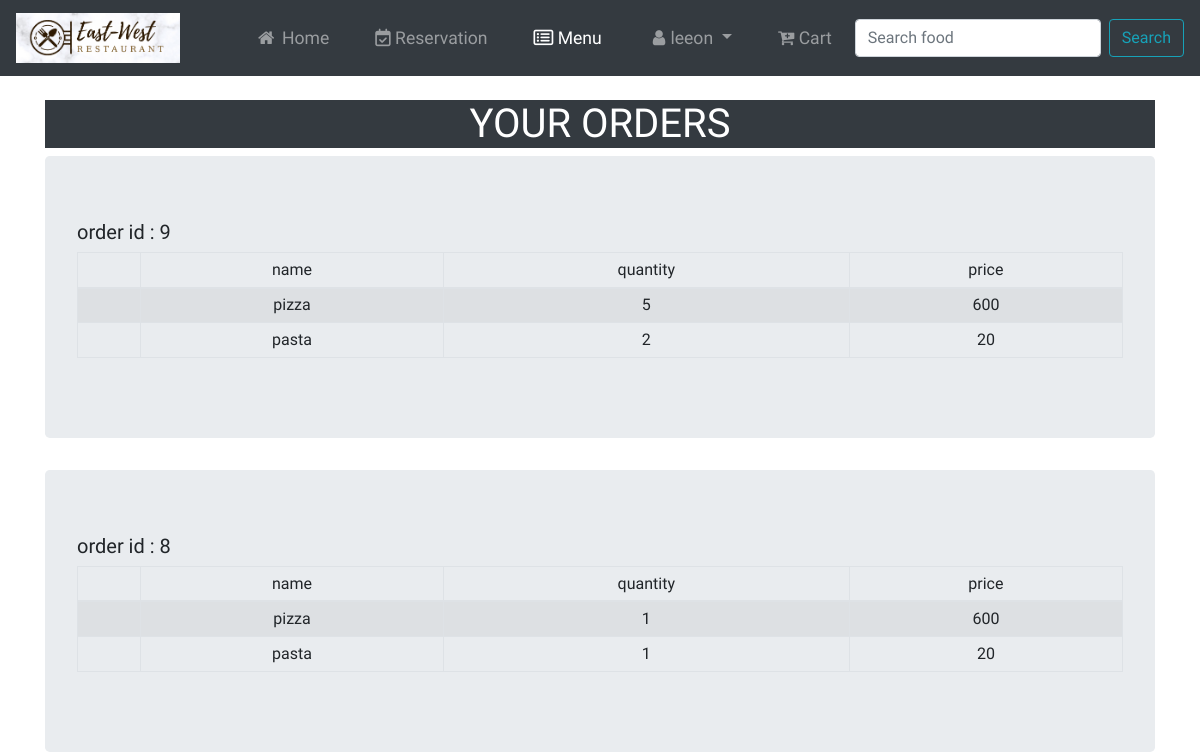
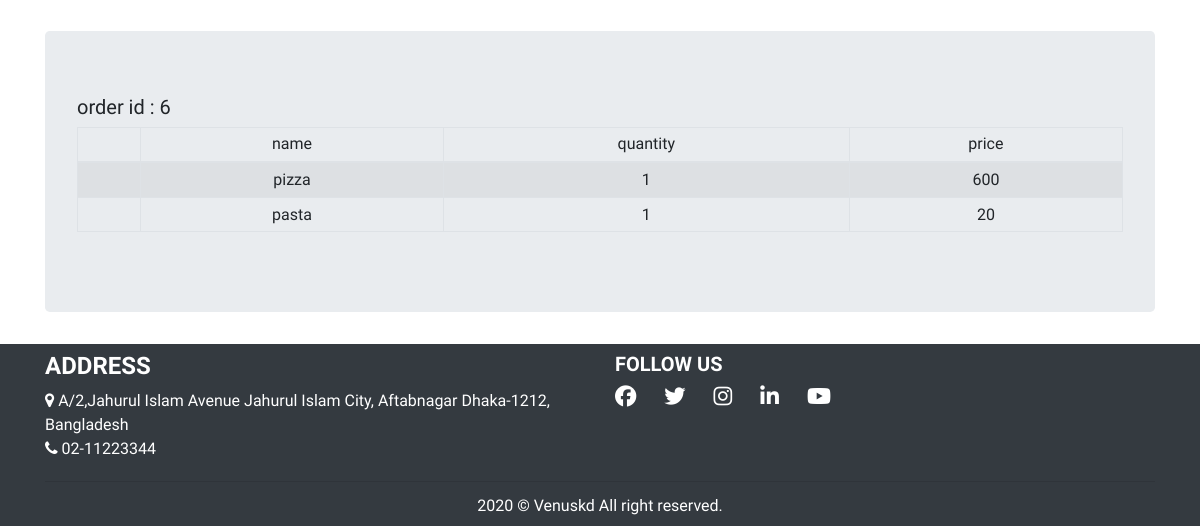
Before: /orders.php (signed in) with the older database file (2 pictures, top to bottom).
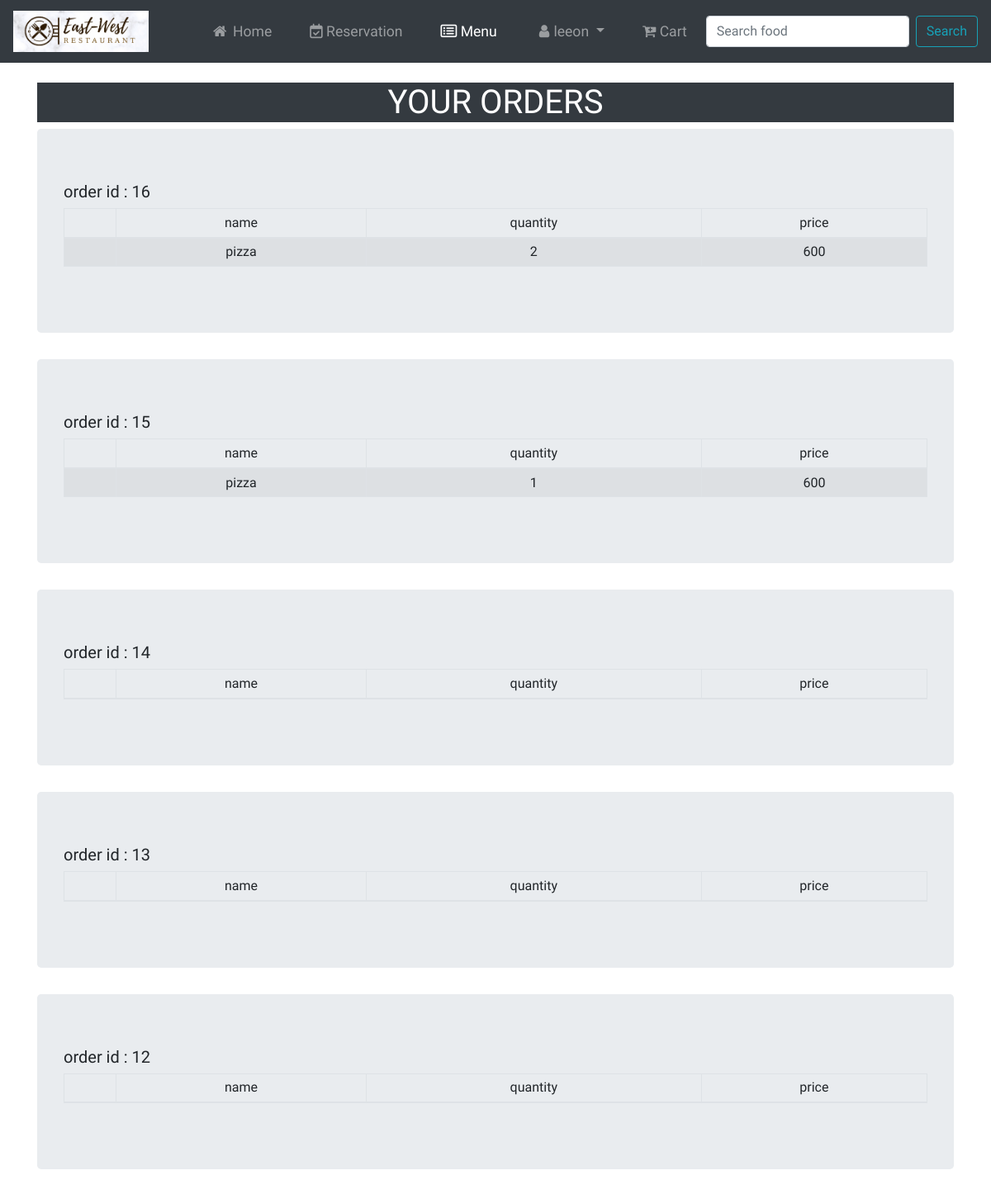
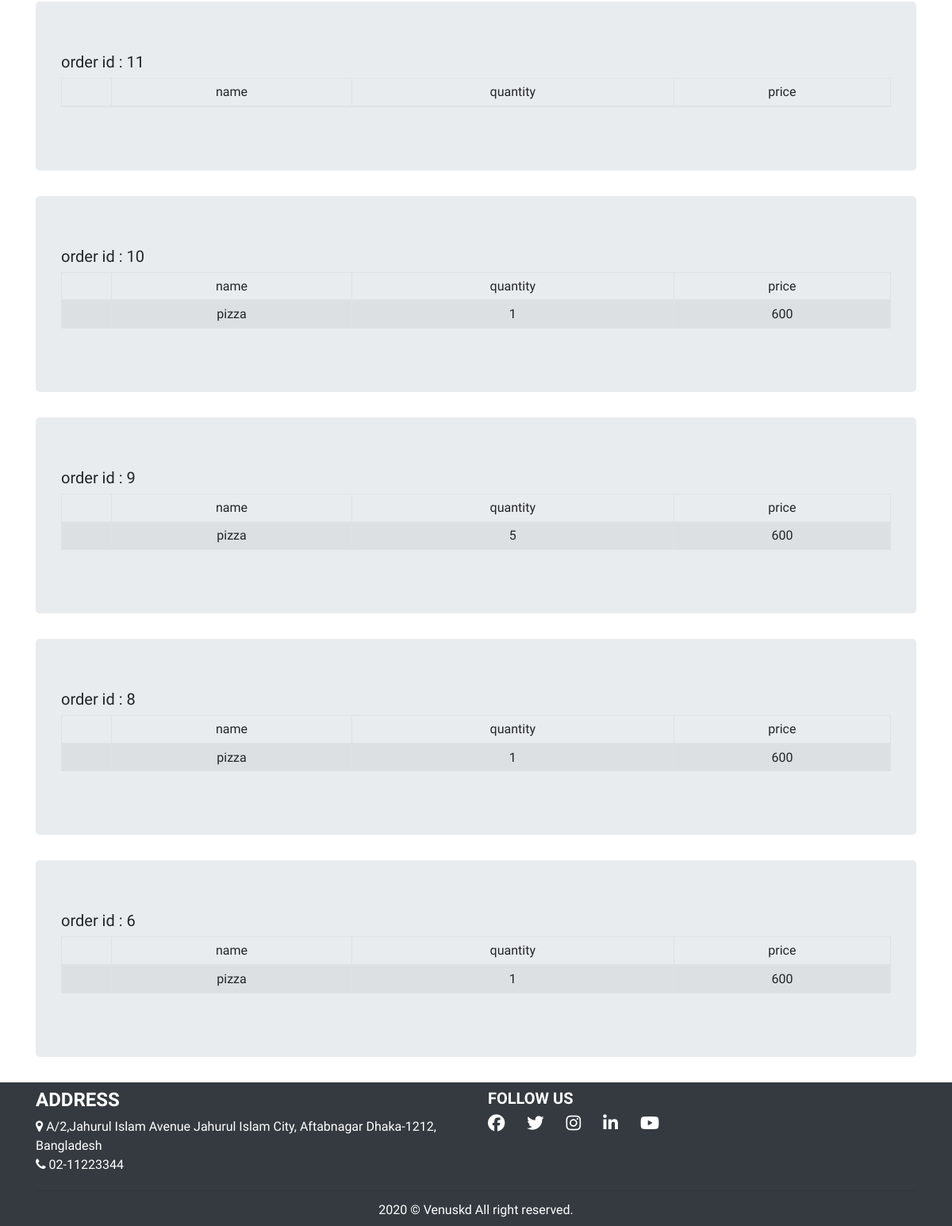
After: the same page with the newer database file (2 pictures, top to bottom).
### tables this page shows
CREATE TABLE `orderstable` (
  `id` int(11) NOT NULL,
  `total_price` float DEFAULT NULL,
  `u_id` int(11) NOT NULL
);

CREATE TABLE `orderitem` (
  `id` int(11) NOT NULL,
  `food_id` int(11) DEFAULT NULL,
  `price` float DEFAULT NULL,
  `quantity` int(11) NOT NULL,
  `orders_id` int(11) NOT NULL,
  `u_id` int(11) DEFAULT NULL
);

CREATE TABLE `food` (
  `food_id` int(255) NOT NULL,
  `foodname` varchar(255) NOT NULL,
  `foodtype` varchar(255) NOT NULL,
  `description` text NOT NULL,
  `price` int(255) NOT NULL,
  `availability` varchar(255) NOT NULL
);

### orders.php (the view, shortened to what this page needs)
<!DOCTYPE html>
<html lang="en">
	<head>
		<?php include'common/header.php';?>
	</head>
	<body>
		<div>
			<header>
				<nav class="navbar navbar-expand-lg navbar-dark bg-dark">
					<a class="navbar-brand" href="index.php">
						<img class="toplogo" src="img/East-West.png" alt="nav-logo">
					</a>
					<div class="collapse navbar-collapse" id="navbarSupportedContent">
						<ul class="nav navbar-nav ml-auto">
							<li class="nav-item">
								<a class="nav-link" href="index.php"><i class="fa fa-fw fa-home"></i> Home</a>
							</li>
							<li class="nav-item">
								<a class="nav-link" href="reservation.php"><i class="fa fa-calendar-check-o"></i> Reservation</a>
							</li>
							<li class="nav-item active">
								<a class="nav-link" href="menu.php"><i class="fa fa-list-alt"></i> Menu<span class="sr-only">(current)</span></a>
							</li>
							<li class="nav-item dropdown">
								<a class="nav-link dropdown-toggle" href="#" id="navbarDropdown" role="button" data-toggle="dropdown" aria-haspopup="true" aria-expanded="false"><i class="fa fa-fw fa-user"></i><?php echo $_SESSION['username'];?> </a>
							</li>
							<li class="nav-item">
								<a class="nav-link" href="./cartDispaly.php" ><i class="fa fa-cart-plus"></i> <spam id="cart">Cart</spam></a>
							</li>
						</ul>
						<form class="form-inline my-2 my-lg-0">
							<input class="form-control mr-sm-2" type="search" placeholder="Search food" aria-label="Search">
							<button class="btn btn-outline-info my-2 my-sm-0" type="submit"><span class="colorchange">Search</span></button>
						</form>
					</div>
				</nav>
			</header>
		</div>
			<br>
			<div class="container">
				<h1 class="text-white bg-dark text-uppercase text-center">your orders</h1>
                        <?php
                        function fetch_data($sql) {
                            $result = $GLOBALS['con']->query($sql);
                            if ($result->num_rows > 0) {
                                $data = mysqli_fetch_all($result,MYSQLI_ASSOC);
                                return $data;
                            }else{
                              return  array( );
                            }
                          }
                        $sql ="SELECT * FROM `orderstable` WHERE u_id='".$_SESSION['customer_id']."' ORDER BY id DESC";
                        $data=fetch_data($sql);
                        for ($i=0; $i < count($data); $i++) {
                        ?>
                        <div class="containser">
                            <div class ='jumbotron'>
                            <h5>order id : <?=$data[$i]['id']?></h5>
                                <table class="table table-bordered table-striped text-center table-hover table-sm">
                                <thead>
                                <th>
                                <td>name</td>
                                <td>quantity</td>
                                <td>price</td>
                                </th>
                                </thead>
                                    <tbody>
                                    <?php
                                    $sql="SELECT * FROM `orderitem` WHERE orders_id='".$data[$i]['id']."' ";
                                    $orders_items=fetch_data($sql);
                                    for ($j=0; $j < count($orders_items); $j++) {
                                        $sql="SELECT foodname FROM `food` WHERE food_id=".$orders_items[$j]['food_id'];
                                        $food_name=fetch_data($sql)[0]['foodname'];
                                    ?>
                                        <tr>
                                            <td></td>
                                            <td><?=$food_name;?></td>
                                            <td><?=$orders_items[$j]['quantity'];?></td>
                                            <td><?=$orders_items[$j]['price'];?></td>
                                        </tr>
                                    <?php } ?>
                                    </tbody>
                                </table>
                            </div>
                        </div>
                        <?php }?>
			</div>
		<?php include'common/footer.php'; ?>
	</body>
</html>

### common/header.php (shortened to what this page needs)
<!DOCTYPE html>
<html>
	<body>
		<link rel="stylesheet" type="text/css" href="css/style.css">
		<link rel="stylesheet" href="https://maxcdn.bootstrapcdn.com/bootstrap/4.4.1/css/bootstrap.min.css">
		<link rel="stylesheet" href="https://cdnjs.cloudflare.com/ajax/libs/font-awesome/4.7.0/css/font-awesome.min.css">
	</body>
</html>

### common/footer.php (shortened to what this page needs)
<!DOCTYPE html>
<html>
	<body>
		<section>
			<footer class="page-footer font-small pt-2 bg-dark text-white">
				<div class="container text-center text-md-left">
					<div class="row">
						<div class="col-md-6 mt-md-0 mt-3">
							<h4 class="text-uppercase font-weight-bold">Address</h4>
							<p><i class="fa fa-map-marker" aria-hidden="true"></i>
								A/2,Jahurul Islam Avenue
								Jahurul Islam City, Aftabnagar
								Dhaka-1212, Bangladesh
								<br>
								<i class="fa fa-phone" aria-hidden="true"></i> 02-11223344
							</p>
						</div>
						<div class="col-md-6 mb-md-0 mb-3">
							<h5 class="text-uppercase font-weight-bold">Follow Us</h5>
							<ul class="list-unstyled list-inline text-md-left">
								<li class="list-inline-item">
									<a class="fb-ic mr-3" role="button"><i class="fab fa-lg fa-facebook-f"></i></a>
								</li>
								<li class="list-inline-item">
									<a class="tw-ic mr-3" role="button"><i class="fab fa-lg fa-twitter"></i></a>
								</li>
								<li class="list-inline-item">
									<a class="ins-ic mr-3" role="button"><i class="fab fa-lg fa-instagram"></i></a>
								</li>
								<li class="list-inline-item">
									<a class="li-ic mr-3" role="button"><i class="fab fa-lg fa-linkedin-in"></i></a>
								</li>
								<li class="list-inline-item">
									<a class="yt-ic mr-3" role="button"><i class="fab fa-lg fa-youtube"></i></a>
								</li>
							</ul>
						</div>
					</div>
					<hr class="my-1">
					<div class="footer-copyright text-center py-2 bg-dark"><span class="colorchange">2020 © Venuskd All right reserved.</span></div>
				</div>
			</footer>
		</section>
	</body>
</html>

### css/style.css (style rules this page uses)
.toplogo { height: 50px; width:auto; }
* { margin: 0px; padding: 0px; box-sizing:border-box; font-family: Optima, sans-serif; font-family: 'Josefin Sans', sans-serif; }
.navbar-nav > li { padding-left:15px; padding-right:15px; }
.nav a { font-size: 1.1em !important; }
.colorchange { animation: colorchange .8s infinite; }

Changed rows visible on the page:
removed orderitem: food.foodname "pasta", quantity "2", price "20", shown under orderstable id 9
removed orderitem: food.foodname "pasta", quantity "1", price "20", shown under orderstable id 8
removed orderitem: food.foodname "pasta", quantity "1", price "20", shown under orderstable id 6
added orderstable: id "16"
added orderitem: food.foodname "pizza", quantity "2", price "600", shown under "16"
added orderstable: id "15"
added orderitem: food.foodname "pizza", quantity "1", price "600", shown under "15"
added orderstable: id "14"
added orderstable: id "13"
added orderstable: id "12"
added orderstable: id "11"
added orderstable: id "10"
added orderitem: food.foodname "pizza", quantity "1", price "600", shown under "10"
